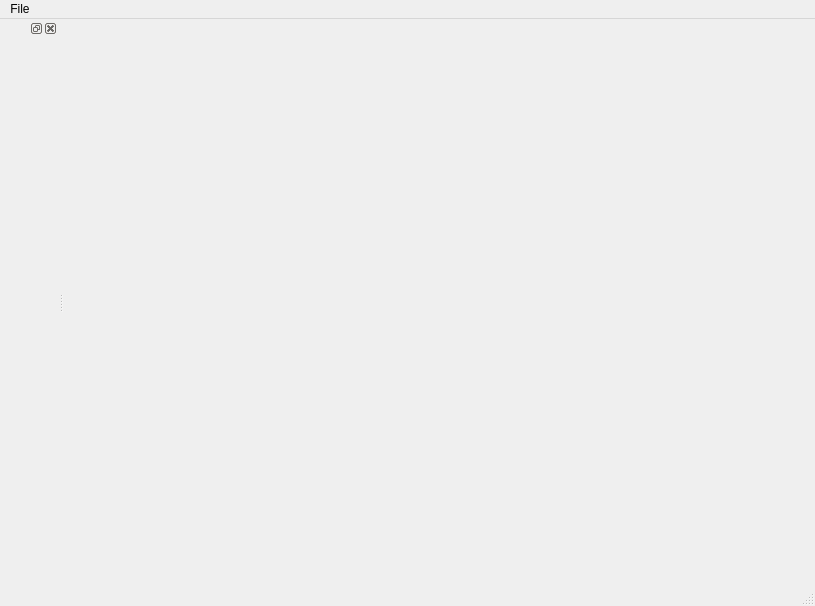
<?xml version="1.0" encoding="UTF-8"?>
<ui version="4.0">
 <class>CRSPlannerWindow</class>
 <widget class="QMainWindow" name="CRSPlannerWindow">
  <property name="geometry">
   <rect>
    <x>0</x>
    <y>0</y>
    <width>815</width>
    <height>606</height>
   </rect>
  </property>
  <property name="windowTitle">
   <string>Robot-Airship Facility  -  Motion Planner</string>
  </property>
  <widget class="QWidget" name="centralwidget"/>
  <widget class="QMenuBar" name="menubar">
   <property name="geometry">
    <rect>
     <x>0</x>
     <y>0</y>
     <width>815</width>
     <height>21</height>
    </rect>
   </property>
   <widget class="QMenu" name="menuFile">
    <property name="title">
     <string>File</string>
    </property>
    <addaction name="actionQuit"/>
   </widget>
   <addaction name="menuFile"/>
  </widget>
  <widget class="QStatusBar" name="statusbar"/>
  <widget class="QDockWidget" name="config_dock">
   <attribute name="dockWidgetArea">
    <number>1</number>
   </attribute>
   <widget class="QWidget" name="dockWidgetContents"/>
  </widget>
  <action name="actionQuit">
   <property name="text">
    <string>Quit</string>
   </property>
  </action>
 </widget>
 <resources/>
 <connections/>
</ui>
